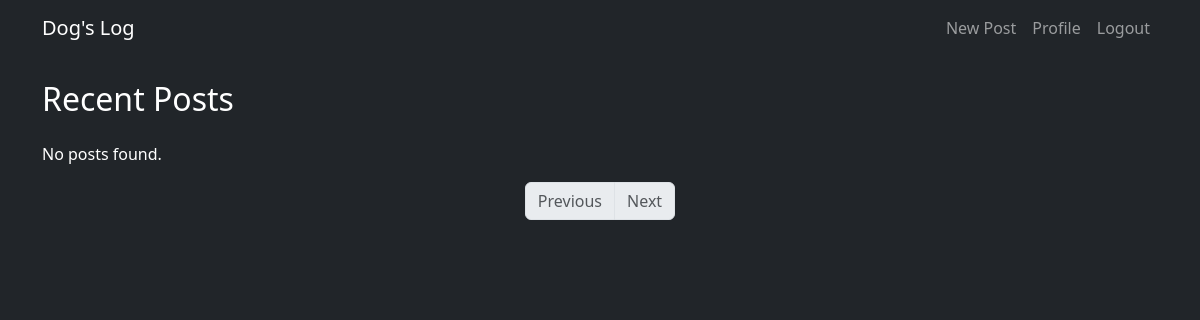
Page / (signed in) on the earlier database version.
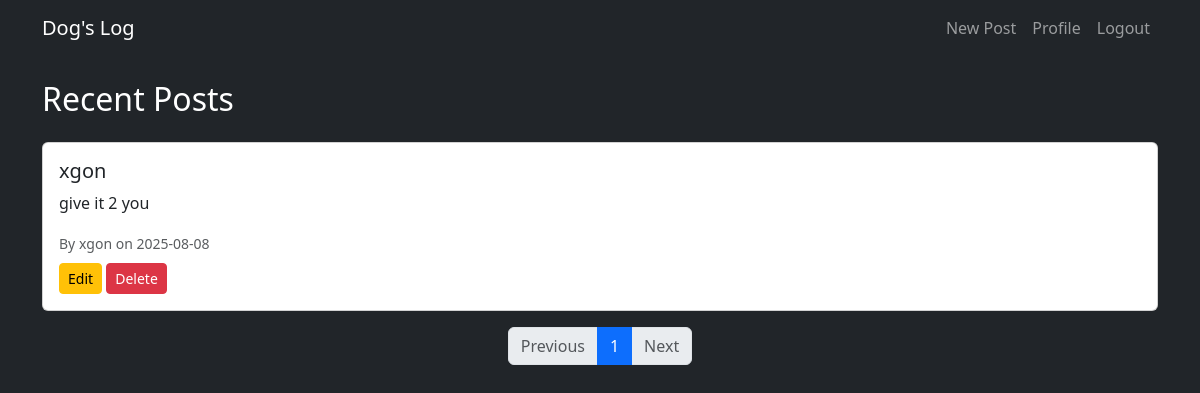
Same page on the later database version.
### models.py (models this page shows)
class Post(db.Model):
    id = db.Column(db.Integer, primary_key=True)
    title = db.Column(db.String(100), nullable=False)
    content = db.Column(db.Text, nullable=False)
    date_posted = db.Column(db.DateTime, default=datetime.utcnow)
    user_id = db.Column(db.Integer, db.ForeignKey('user.id'), nullable=False)

class User(db.Model, UserMixin):
    id = db.Column(db.Integer, primary_key=True)
    username = db.Column(db.String(150), nullable=False, unique=True)
    email = db.Column(db.String(150), nullable=False, unique=True)
    password = db.Column(db.String(200), nullable=False)
    bio = db.Column(db.Text, default='')
    image_file = db.Column(db.String(100), default='default.jpg')
    posts = db.relationship('Post', backref='author', lazy=True)

### app.py (the view)
@app.route('/')
def home():
    page = request.args.get('page', 1, type=int)
    posts = Post.query.order_by(Post.date_posted.desc()).paginate(page=page, per_page=5)
    return render_template('home.html', posts=posts)

### app.py (called while the page is built)
@login_manager.user_loader
def load_user(user_id):
    return User.query.get(int(user_id))

### templates/home.html
{% extends "base.html" %}
{% block content %}
    <h2 class="mb-4">Recent Posts</h2>
    {% for post in posts.items %}
        <div class="card my-3">
            <div class="card-body">
                <h5 class="card-title">{{ post.title }}</h5>
                <p class="card-text">{{ post.content }}</p>
                <small class="text-muted">By {{ post.author.username }} on {{ post.date_posted.strftime('%Y-%m-%d') }}</small>
                {% if current_user.is_authenticated and post.author == current_user %}
                    <div class="mt-2">
                        <a href="{{ url_for('edit_post', post_id=post.id) }}" class="btn btn-sm btn-warning">Edit</a>
                        <form action="{{ url_for('delete_post', post_id=post.id) }}" method="POST" style="display:inline;">
                            <button type="submit" class="btn btn-sm btn-danger">Delete</button>
                        </form>
                    </div>
                {% endif %}
            </div>
        </div>
    {% else %}
        <p>No posts found.</p>
    {% endfor %}
    <nav aria-label="Post navigation">
        <ul class="pagination justify-content-center">
            {% if posts.has_prev %}
                <li class="page-item">
                    <a class="page-link" href="{{ url_for('home', page=posts.prev_num) }}">Previous</a>
                </li>
            {% else %}
                <li class="page-item disabled">
                    <span class="page-link">Previous</span>
                </li>
            {% endif %}
            {% for page_num in posts.iter_pages(left_edge=1, right_edge=1, left_current=2, right_current=2) %}
                {% if page_num %}
                    {% if page_num == posts.page %}
                        <li class="page-item active">
                            <span class="page-link">{{ page_num }}</span>
                        </li>
                    {% else %}
                        <li class="page-item">
                            <a class="page-link" href="{{ url_for('home', page=page_num) }}">{{ page_num }}</a>
                        </li>
                    {% endif %}
                {% else %}
                    <li class="page-item disabled"><span class="page-link">…</span></li>
                {% endif %}
            {% endfor %}
            {% if posts.has_next %}
                <li class="page-item">
                    <a class="page-link" href="{{ url_for('home', page=posts.next_num) }}">Next</a>
                </li>
            {% else %}
                <li class="page-item disabled">
                    <span class="page-link">Next</span>
                </li>
            {% endif %}
        </ul>
    </nav>
{% endblock %}

### templates/base.html (shortened to what this page needs)
<!DOCTYPE html>
<html lang="en">
<head>
    <link href="https://cdn.jsdelivr.net/npm/bootstrap@5.3.0/dist/css/bootstrap.min.css" rel="stylesheet">
</head>
<body class="bg-dark text-white">
<nav class="navbar navbar-expand-lg navbar-dark bg-dark mb-4">
    <div class="container">
        <a class="navbar-brand" href="{{ url_for('home') }}">Dog's Log</a>
        <div>
            <ul class="navbar-nav">
                {% if current_user.is_authenticated %}
                    <li class="nav-item">
                        <a class="nav-link" href="{{ url_for('create_post') }}">New Post</a>
                    </li>
                    <li class="nav-item">
                        <a class="nav-link" href="{{ url_for('profile') }}">Profile</a>
                    </li>
                    <li class="nav-item">
                        <a class="nav-link" href="{{ url_for('logout') }}">Logout</a>
                    </li>
                {% endif %}
            </ul>
        </div>
    </div>
</nav>
<div class="container">
    {% block content %}{% endblock %}
</div>
</body>
</html>

Differences in the rows shown:
added Post: title "xgon", content "give it 2 you", author.username "xgon", date_posted "2025-08-08"
Other differences:
new list line: "1"
text no longer shown: "No posts found."
